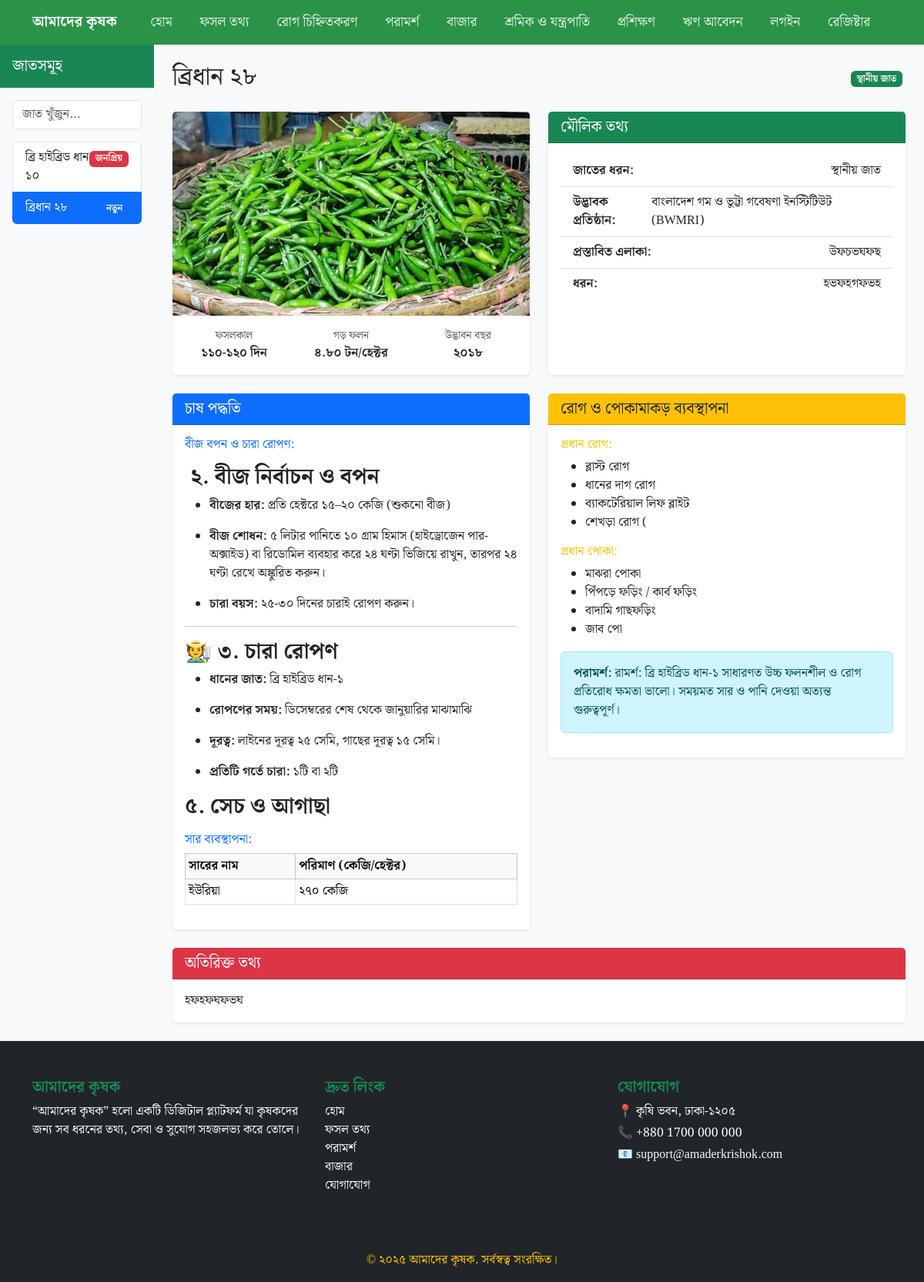
Page /crops/all_crops/dhaan/bridhaan-28/ on the committed database.
### crop/models.py (models this page shows, shortened)
class CropVarity(models.Model):
    crop = models.ForeignKey(category,on_delete=models.CASCADE,related_name="varieties",verbose_name="ফসলের নাম")
    varity_name = models.CharField(max_length=150,verbose_name="জাতের নাম")
    slug = models.SlugField(unique=True,max_length=150,blank=True)
    image = models.ImageField(upload_to="variety_images")
    verity_type = models.CharField(max_length=200,choices=TYPE_CHOICES,verbose_name="জাতের ধরন")
    duration = models.CharField(max_length=150,verbose_name="সময়কাল")
    yield_amount = models.CharField(
        verbose_name="গড় ফলন",
        help_text="টন/হেক্টরে"
    )
    year_released = models.CharField(verbose_name="উদ্ভাবনের বছর")
    institute = models.CharField(max_length=200, verbose_name="উদ্ভাবক প্রতিষ্ঠান")
    suitable_area = models.TextField(verbose_name="প্রস্তাবিত এলাকা")
    grain_type = models.CharField(max_length=100, verbose_name="দানাদার ধরন")
    is_popular = models.BooleanField(default=False, verbose_name="জনপ্রিয় জাত")
    is_new = models.BooleanField(default=False, verbose_name="নতুন জাত")
    additional_info = models.TextField(blank=True, null=True,verbose_name="অতিরিক্ত তথ্য")
    created_at = models.DateTimeField(auto_now_add=True)
    updated_at = models.DateTimeField(auto_now=True)
    class Meta:
            verbose_name = "জাতের তথ্য"
            verbose_name_plural = "জাতের তথ্যসমূহ"

class CultivationMethod(models.Model):
    varity = models.OneToOneField(CropVarity,on_delete=models.CASCADE,related_name="cultivation_info")
    body = RichTextField(verbose_name="সম্পূর্ণ চাষ পদ্ধতি")

class Fertilizer(models.Model):
    variety = models.ForeignKey(CropVarity, on_delete=models.CASCADE, related_name='fertilizers')
    name = models.CharField(max_length=100,verbose_name="সার এর নাম")
    amount_per_hectare = models.CharField(max_length=100,verbose_name="পরিমান")

class DiseasePestInfo(models.Model):
    variety = models.OneToOneField(CropVarity, on_delete=models.CASCADE, related_name='disease_info')
    major_diseases = models.TextField(verbose_name="প্রধান রোগ")
    major_pests = models.TextField(verbose_name="প্রধান পোকা")
    advice = models.TextField(blank=True, null=True,verbose_name="পরামর্শ দিন")

### crop/views.py (the view)
# urls.py: path('all_crops/<slug:crop_category>/', views.all_crops, name="all_crops"),
def all_crops(request,crop_category,varity_slug=None):
    crop_cat_obj = category.objects.get(slug = crop_category)
    all_varieties = CropVarity.objects.all().filter(crop=crop_cat_obj)
    crops_info = None
    if varity_slug == None:
        crops_info = all_varieties.first()
    else:
        crops_info = CropVarity.objects.filter(crop=crop_cat_obj,slug = varity_slug).first()
    context = {
        "all_varieties":all_varieties,
        "crops_info":crops_info,
    }
    return render(request,'all_crops.html',context)

### templates/all_crops.html
{% extends "base.html" %}
{% load static %}
{% block content %}
<div class="container-fluid">
    <div class="row">
        <div class="col-md-3 col-lg-2 p-0 bg-light" style="min-height: 100vh;">
            <div class="p-3 bg-success text-white">
                <h5 class="mb-0">জাতসমূহ</h5>
            </div>
            <div class="p-3">
                <input type="text" class="form-control mb-3" placeholder="জাত খুঁজুন...">
            <div class="list-group">
                {% for varity in all_varieties %}
                <a href="{% url 'all_crops' crop_category=varity.crop.slug varity_slug=varity.slug %}"
                class="list-group-item list-group-item-action {% if crops_info == varity %}active{% endif %}">
                    <div class="d-flex justify-content-between">
                        <span>{{ varity.varity_name }}</span>
                        <div>
                            {% if varity.is_new %}
                                <span class="badge bg-primary">নতুন</span>
                            {% endif %}
                            {% if varity.is_popular %}
                                <span class="badge bg-danger">জনপ্রিয়</span>
                            {% endif %}
                        </div>
                    </div>
                </a>
                {% endfor %}
            </div>
            </div>
        </div>
        <div class="col-md-9 col-lg-10 p-4">
            <div class="d-flex justify-content-between align-items-center mb-4">
                <h2 class="mb-0">{{crops_info.varity_name}}</h2>
                <div>
                    <span class="badge bg-success me-1">{{crops_info.get_verity_type_display}}</span>
                </div>
            </div>
            <div class="row mb-4">
                <div class="col-md-6">
                    <div class="card border-0 shadow-sm h-100">
                        <img src="{{crops_info.image.url}}" class="card-img-top" alt="{{crops_info.varity_name}}">
                        <div class="card-body">
                            <div class="row text-center">
                                <div class="col-4">
                                    <div class="text-muted small">ফসলকাল</div>
                                    <div class="fw-bold">{{crops_info.duration}} দিন</div>
                                </div>
                                <div class="col-4">
                                    <div class="text-muted small">গড় ফলন</div>
                                    <div class="fw-bold">{{crops_info.yield_amount}} টন/হেক্টর</div>
                                </div>
                                <div class="col-4">
                                    <div class="text-muted small">উদ্ভাবন বছর</div>
                                    <div class="fw-bold">{{crops_info.year_released}}</div>
                                </div>
                            </div>
                        </div>
                    </div>
                </div>
                <div class="col-md-6">
                    <div class="card h-100 border-0 shadow-sm">
                        <div class="card-header bg-success text-white">
                            <h5 class="mb-0">মৌলিক তথ্য</h5>
                        </div>
                        <div class="card-body">
                            <ul class="list-group list-group-flush">
                                <li class="list-group-item d-flex justify-content-between">
                                    <span><strong>জাতের ধরন:</strong></span>
                                    <span>{{crops_info.get_verity_type_display}}</span>
                                </li>
                                <li class="list-group-item d-flex justify-content-between">
                                    <span><strong>উদ্ভাবক প্রতিষ্ঠান:</strong></span>
                                    <span>{{crops_info.institute}}</span>
                                </li>
                                <li class="list-group-item d-flex justify-content-between">
                                    <span><strong>প্রস্তাবিত এলাকা:</strong></span>
                                    <span>{{crops_info.suitable_area}}</span>
                                </li>
                                <li class="list-group-item d-flex justify-content-between">
                                    <span><strong>ধরন:</strong></span>
                                    <span>{{crops_info.grain_type}}</span>
                                </li>
                            </ul>
                        </div>
                    </div>
                </div>
            </div>
            <div class="row">
                <div class="col-md-6">
                    <div class="card mb-4 border-0 shadow-sm">
                        <div class="card-header bg-primary text-white">
                            <h5 class="mb-0">চাষ পদ্ধতি</h5>
                        </div>
                        <div class="card-body">
                            <h6 class="text-primary">বীজ বপন ও চারা রোপণ:</h6>
                            <p>{{crops_info.cultivation_info.body | safe }}</p>
                            <h6 class="text-primary mt-3">সার ব্যবস্থাপনা:</h6>
                            <table class="table table-sm table-bordered">
                                <thead class="table-light">
                                    <tr>
                                        <th>সারের নাম</th>
                                        <th>পরিমাণ (কেজি/হেক্টর)</th>
                                    </tr>
                                </thead>
                                <tbody>
                                    {% for fertilizer in crops_info.fertilizers.all  %}
                                    <tr>
                                        <td>{{fertilizer.name}}</td>
                                        <td>{{fertilizer.amount_per_hectare}}</td>
                                    </tr>
                                    {% endfor %}
                                </tbody>
                            </table>
                        </div>
                    </div>
                </div>
                <div class="col-md-6">
                    <div class="card mb-4 border-0 shadow-sm">
                        <div class="card-header bg-warning text-dark">
                            <h5 class="mb-0">রোগ ও পোকামাকড় ব্যবস্থাপনা</h5>
                        </div>
                        <div class="card-body">
                            <h6 class="text-warning">প্রধান রোগ:</h6>
                            {% if crops_info.disease_info.major_diseases %}
                            <ul>
                                {% for disease in crops_info.disease_info.major_diseases.splitlines %}
                                    <li>{{ disease }}</li>
                                {% endfor %}
                            </ul>
                            {% endif %}
                            <h6 class="text-warning mt-3">প্রধান পোকা:</h6>
                            {% if crops_info.disease_info.major_pests %}
                            <ul>
                                {% for pests in crops_info.disease_info.major_pests.splitlines %}
                                    <li>{{ pests }}</li>
                                {% endfor %}
                            </ul>
                            {% endif %}
                            <div class="alert alert-info mt-3">
                                <strong>পরামর্শ:</strong> {{crops_info.disease_info.advice}}
                            </div>
                        </div>
                    </div>
                </div>
            </div>
            <div class="card border-0 shadow-sm">
                <div class="card-header bg-danger text-white">
                    <h5 class="mb-0">অতিরিক্ত তথ্য</h5>
                </div>
                <div class="card-body">
                    {{crops_info.additional_info}}
                </div>
            </div>
        </div>
    </div>
</div>
{% endblock %}

### main/static/css/crop_info.css (style rules this page uses)
* { font-family: "Noto Serif Bengali", serif; }

### main/static/css/marketplace.css (style rules this page uses)
:root { --primary-color: #2b9348; --secondary-color: #2b9348; --light-color: #F1F8E9; --dark-color: #2b9348; }
* { font-family: "Noto Serif Bengali", serif; }
body { background-color: #f9f9f9; }

### main/static/css/profile.css (style rules this page uses)
* { font-family: "Noto Serif Bengali", serif; }
:root { --primary-color: #2b9348; --secondary-color: #6c757d; }
body { background-color: #f8f9fa; }

### main/static/css/style.css (style rules this page uses)
* { font-family: "Noto Serif Bengali", serif; }

### rows in the picture
CropVarity: varity_name "ব্রি হাইব্রিড ধান ১০", is_popular "জনপ্রিয়"
CropVarity: varity_name "ব্রিধান ২৮", is_new "নতুন", verity_type "স্থানীয় জাত", image (picture), duration "১১০-১২০", yield_amount "৪.৮০", year_released "২০১৮", institute "বাংলাদেশ গম ও ভুট্টা গবেষণা ইনস্টিটিউট (BWMRI)", suitable_area "উফচভঘফছ", grain_type "হভফহগফভহ", cultivation_info.body "২. বীজ নির্বাচন ও বপন বীজের হার: প্রতি হেক্টরে ১৫–২০ কেজি (শুকনো বীজ) বীজ শোধন: ৫ লিটার পানিতে ১০ গ্রাম হিমাস (হাইড্রোজেন পার-অক্সাইড) বা রিডোমিল ব্যবহার করে ২৪ ঘণ্টা ভিজিয়ে রাখুন, তারপর ২৪ ঘণ্টা রেখে অঙ্কুরিত করুন। চারা বয়স: ২৫-৩০ দিনের চারাই রোপণ করুন। 🧑‍🌾 ৩. চারা রোপণ ধানের জাত: ব্রি হাইব্রিড ধান-১ রোপণের সময়: ডিসেম্বরের শেষ থেকে জানুয়ারির মাঝামাঝি দূরত্ব: লাইনের দূরত্ব ২৫ সেমি, গাছের দূরত্ব ১৫ সেমি। প্রতিটি গর্তে চারা: ১টি বা ২টি ৫. সেচ ও আগাছা", disease_info.advice "রামর্শ: ব্রি হাইব্রিড ধান-১ সাধারণত উচ্চ ফলনশীল ও রোগ প্রতিরোধ ক্ষমতা ভালো। সময়মত সার ও পানি দেওয়া অত্যন্ত গুরুত্বপূর্ণ।", additional_info "হফহফঘফভঘ"
Fertilizer: name "ইউরিয়া", amount_per_hectare "২৭০ কেজি"

### other values in the picture
{{ disease }} "ব্লাস্ট রোগ" "ধানের দাগ রোগ" "ব্যাকটেরিয়াল লিফ ব্লাইট" "শেখড়া রোগ ("
{{ pests }} "মাঝরা পোকা" "পিঁপড়ে ফড়িং / কার্ব ফড়িং" "বাদামি গাছফড়িং" "জাব পো"
